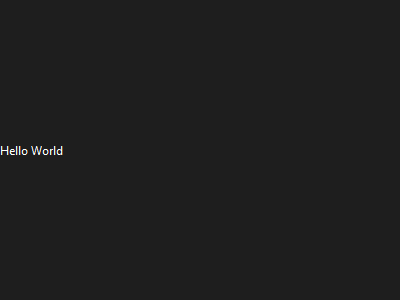

The Python source for this figure:
import sys
from PySide6.QtWidgets import QApplication, QLabel
app = QApplication(sys.argv)
label = QLabel('Hello World')
label.resize(400, 300)
label.show()
pixmap = label.grab()
pixmap.save('test_grab.png')
